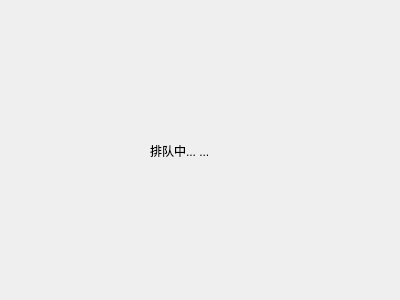
<?xml version="1.0" encoding="UTF-8"?>
<ui version="4.0">
 <class>WaitingPage</class>
 <widget class="QWidget" name="WaitingPage">
  <property name="geometry">
   <rect>
    <x>0</x>
    <y>0</y>
    <width>400</width>
    <height>300</height>
   </rect>
  </property>
  <property name="windowTitle">
   <string>Form</string>
  </property>
  <widget class="QLabel" name="statusLabel">
   <property name="geometry">
    <rect>
     <x>150</x>
     <y>100</y>
     <width>191</width>
     <height>101</height>
    </rect>
   </property>
   <property name="text">
    <string>排队中... ...</string>
   </property>
  </widget>
 </widget>
 <resources/>
 <connections/>
</ui>
